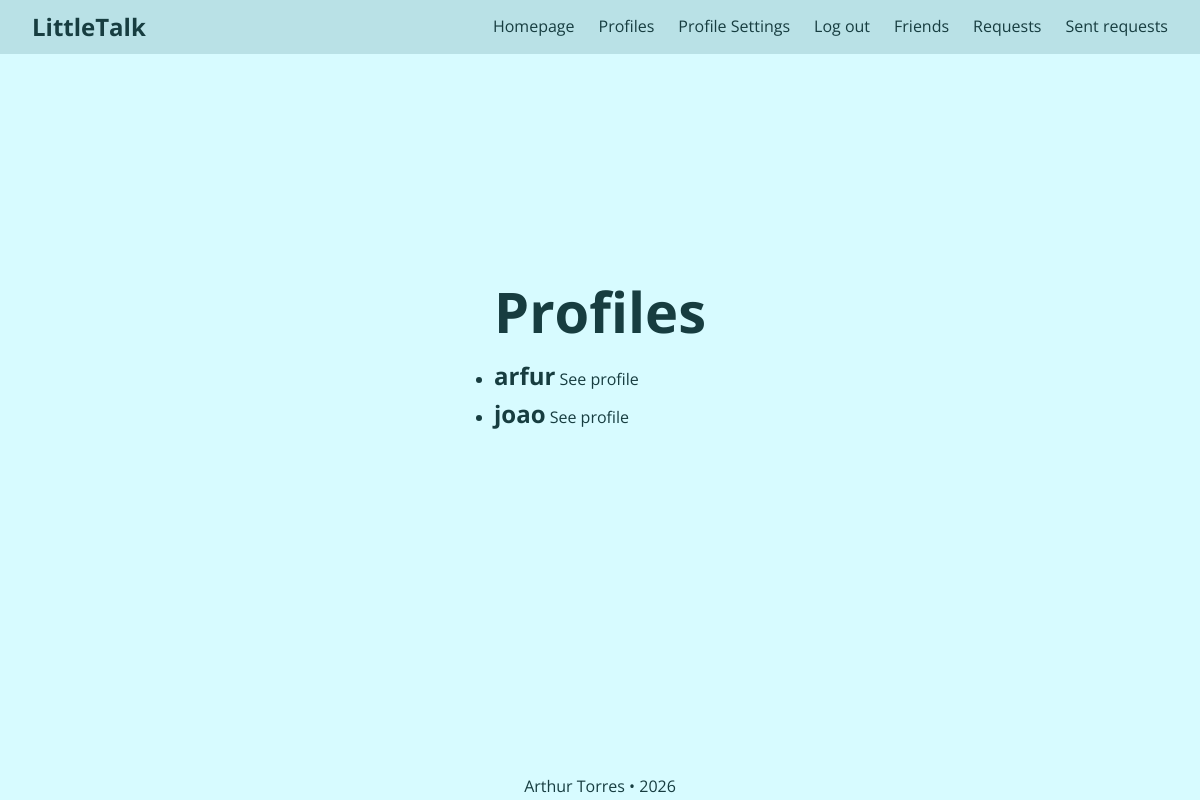
The app's page /profiles (signed in), older data.
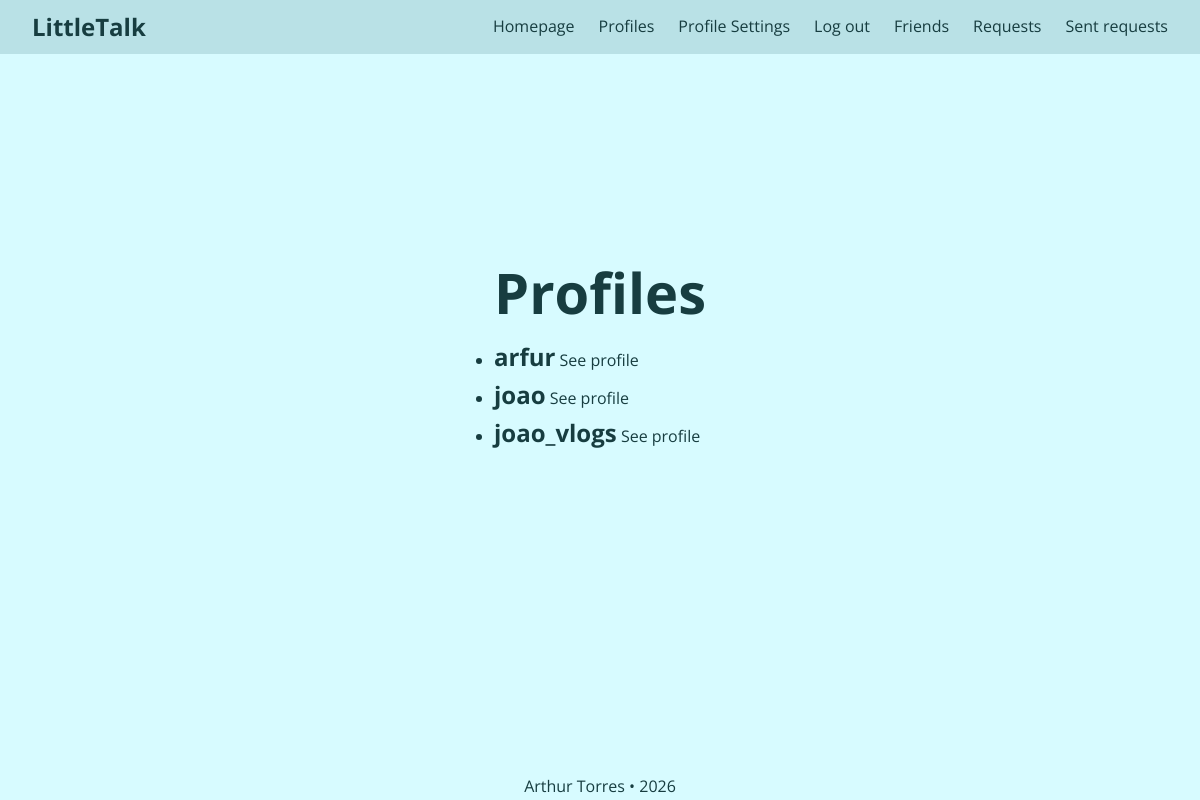
The same page, newer data.
### tables this page shows
CREATE TABLE users (
    id INTEGER PRIMARY KEY AUTOINCREMENT,
    username TEXT NOT NULL UNIQUE,
    hash BLOB NOT NULL
);

### app.py (the view)
@app.route("/profiles", methods=["GET", "POST"])
@login_required
def profiles():
    db = get_db()
    row = db.execute("SELECT username FROM users").fetchall()
    if request.method == "GET":
        return render_template("profiles.html", profiles=row)

### app.py (called while the page is built)
def get_db():
    if 'db' not in g:
        g.db = sqlite3.connect("data/database.db")
        g.db.row_factory = sqlite3.Row
        g.db.execute("PRAGMA foreign_keys = ON")
    return g.db

### helpers.py (called while the page is built)
def login_required(f):
    @wraps(f)
    def decorated(*args, **kwargs):
        if session.get("user_id") is None:
            return redirect("/login")
        return f(*args, **kwargs)
    return decorated

### templates/profiles.html (shortened to what this page needs)
{% extends "layout.html" %}
{% block content %}
<div class="list-page">
    <h1>Profiles</h1>
    <ul class="user-list">
        {% for profile in profiles %}
        <li class="user-list-item card">
            <span class="user-list-name">{{ profile["username"] }}</span>
            <a href="/profile/{{ profile['username'] }}" class="btn btn-sm">See profile</a>
        </li>
        {% endfor %}
    </ul>
</div>
{% endblock %}

### templates/layout.html (shortened to what this page needs)
<!DOCTYPE html>
<html lang="en">
<head>
    <link rel="stylesheet" href="{{ url_for('static', filename='css/base.css') }}">
    <link rel="stylesheet" href="{{ url_for('static', filename='css/components.css') }}">
</head>
<body>
    <nav>
        <span class="nav-logo">LittleTalk</span>
        <ul class="nav-links">
            <li><a href="/">Homepage</a></li>
            {% if session["user_id"] %}
                <li><a href="/profiles">Profiles</a></li>
                <li><a href="/settings">Profile Settings</a></li>
                <li><a href="/logout">Log out</a></li>
                <li><a href="/friends">Friends</a></li>
                <li><a href="/requests">Requests</a></li>
                <li><a href="/requests_sent">Sent requests</a></li>
            {% else %}
                <li><a href="/login">Log in</a></li>
                <li><a href="/register">Register</a></li>
            {% endif %}
        </ul>
    </nav>
    <main>
        {% block content %}{% endblock %}
    </main>
    <footer>
        <p>Arthur Torres • 2026</p>
    </footer>
</body>
</html>

### static/css/base.css (style rules this page uses)
*, *::before, *::after { box-sizing: border-box; margin: 0; padding: 0; }
:root { --color-bg: #d7fbff; --color-navbar: #b9e1e6; --color-navbar-text: #5a7f82; --color-text: #173d40; --color-input: #5a7f82; --font: 'Open Sans', 'Inter', sans-serif; --radius: 999px; --radius-btn: 8px; --gap: 1rem; }
body { font-family: var(--font); background-color: var(--color-bg); color: var(--color-text); line-height: 1.6; min-height: 100vh; display: flex; flex-direction: column; }

### static/css/components.css (style rules this page uses)
nav { display: flex; align-items: center; justify-content: space-between; padding: 0.5rem 2rem; background-color: var(--color-navbar); }
.nav-links { display: flex; gap: 1.5rem; list-style: none; }
span { font-size: 1.5rem; font-weight: bold; }
a { color: var(--color-text); text-decoration: none; }
main { flex: 1; display: flex; align-items: center; justify-content: center; padding-bottom: 8rem; }
footer { display: flex; align-items: center; justify-content: center; }
h1 { font-size: 3.5rem; }

Row changes from the older to the newer data that the page shows:
added users: username "joao_vlogs"
